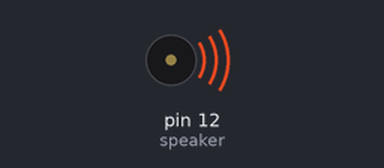
Bench run of a sketch on a simulated Arduino Uno, built with avr-gcc and run on an emulated ATmega328P. Parts: buzzer (waves = sounding).

Above: at 0.2 s.
At 6.5 s:
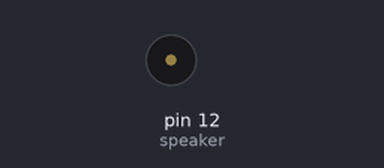
Timing chart, 0 to 10.4 s (numbered marks = the images above):
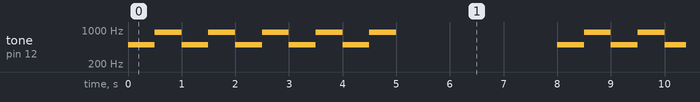

The sketch:

sketch_apr03a.ino
```cpp
int speaker = 12;
int lengthOfTime =500;

void beeps(int time){
  for (int i = 0; i < 5; i++) {
tone(speaker,500,time);
delay(time);
tone(speaker,900,time);
delay(time);
}
}

void setup() {
  // put your setup code here, to run once:
pinMode(speaker,OUTPUT);
}

void loop() {
  // put your main code here, to run repeatedly:
beeps(lengthOfTime);

delay(3000);
}
```

Measured:
- by itself, tone on pin 12 (speaker): repeats every 8.0 s: 4 × (900 Hz 0.50 s, 500 Hz 0.50 s), 900 Hz 0.50 s, silent 3.0 s, 500 Hz 0.50 s
